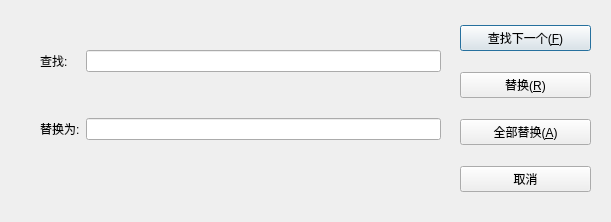
<?xml version="1.0" encoding="UTF-8"?>
<ui version="4.0">
 <class>ReplaceDlg</class>
 <widget class="QDialog" name="ReplaceDlg">
  <property name="geometry">
   <rect>
    <x>0</x>
    <y>0</y>
    <width>611</width>
    <height>222</height>
   </rect>
  </property>
  <property name="windowTitle">
   <string>查找和替换</string>
  </property>
  <widget class="QWidget" name="">
   <property name="geometry">
    <rect>
     <x>460</x>
     <y>10</y>
     <width>131</width>
     <height>201</height>
    </rect>
   </property>
   <layout class="QVBoxLayout" name="verticalLayout">
    <item>
     <widget class="QPushButton" name="findNextBtn">
      <property name="text">
       <string>查找下一个(&amp;F)</string>
      </property>
     </widget>
    </item>
    <item>
     <widget class="QPushButton" name="replaceBtn">
      <property name="text">
       <string>替换(&amp;R)</string>
      </property>
     </widget>
    </item>
    <item>
     <widget class="QPushButton" name="replaceAllBtn">
      <property name="text">
       <string>全部替换(&amp;A)</string>
      </property>
     </widget>
    </item>
    <item>
     <widget class="QPushButton" name="cancelBtn">
      <property name="text">
       <string>取消</string>
      </property>
     </widget>
    </item>
   </layout>
  </widget>
  <widget class="QWidget" name="">
   <property name="geometry">
    <rect>
     <x>40</x>
     <y>10</y>
     <width>401</width>
     <height>171</height>
    </rect>
   </property>
   <layout class="QGridLayout" name="gridLayout">
    <item row="0" column="0">
     <widget class="QLabel" name="label">
      <property name="text">
       <string>查找:</string>
      </property>
     </widget>
    </item>
    <item row="0" column="1">
     <widget class="QLineEdit" name="findLe"/>
    </item>
    <item row="1" column="0">
     <widget class="QLabel" name="label_2">
      <property name="text">
       <string>替换为:</string>
      </property>
     </widget>
    </item>
    <item row="1" column="1">
     <widget class="QLineEdit" name="replaceLe"/>
    </item>
   </layout>
  </widget>
 </widget>
 <resources/>
 <connections/>
</ui>
